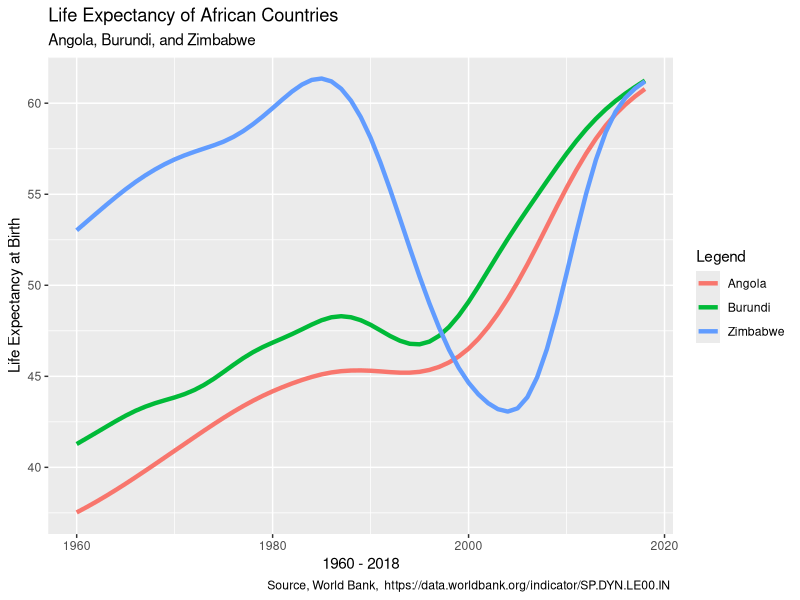
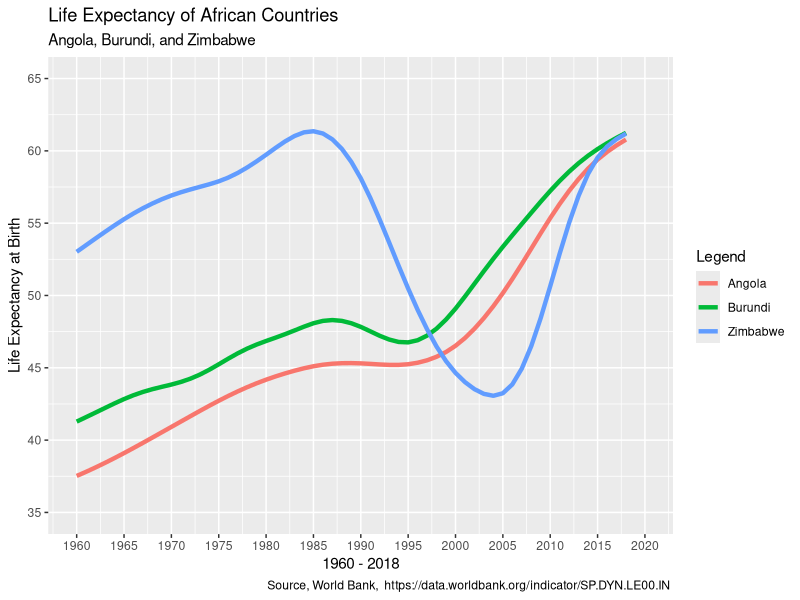
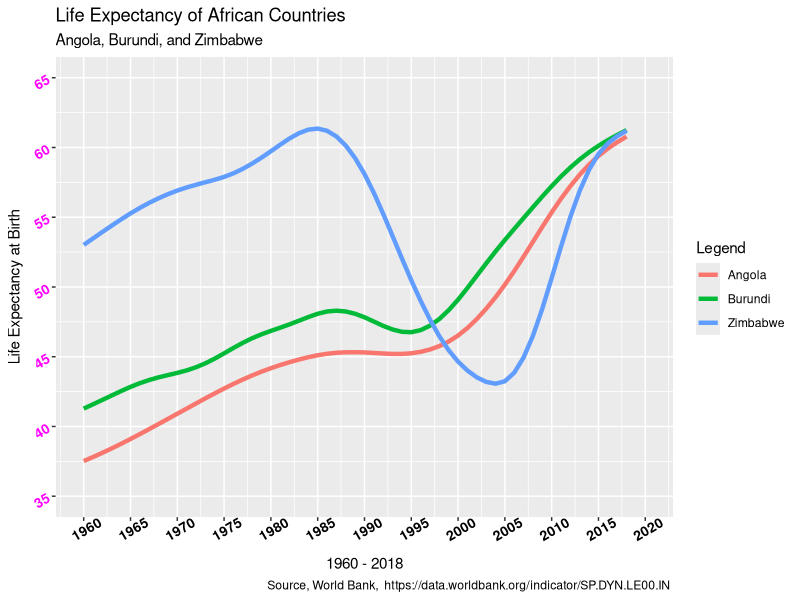
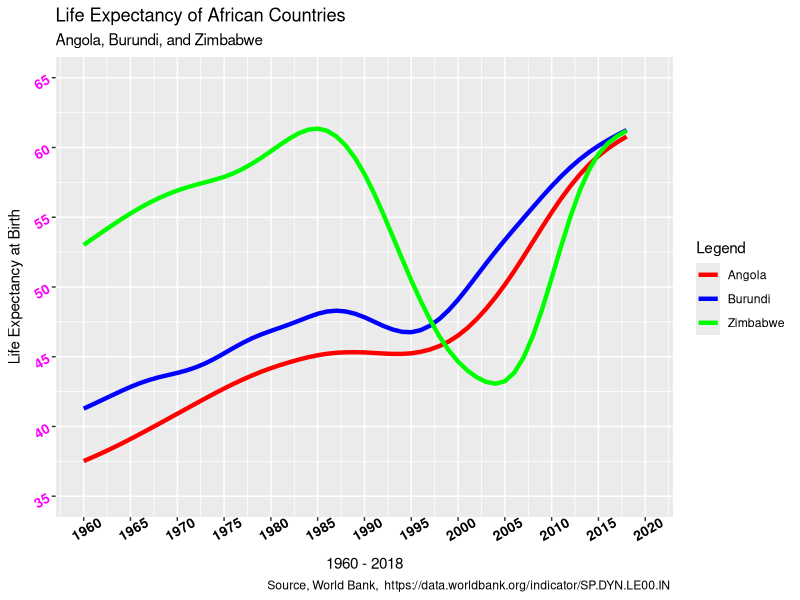
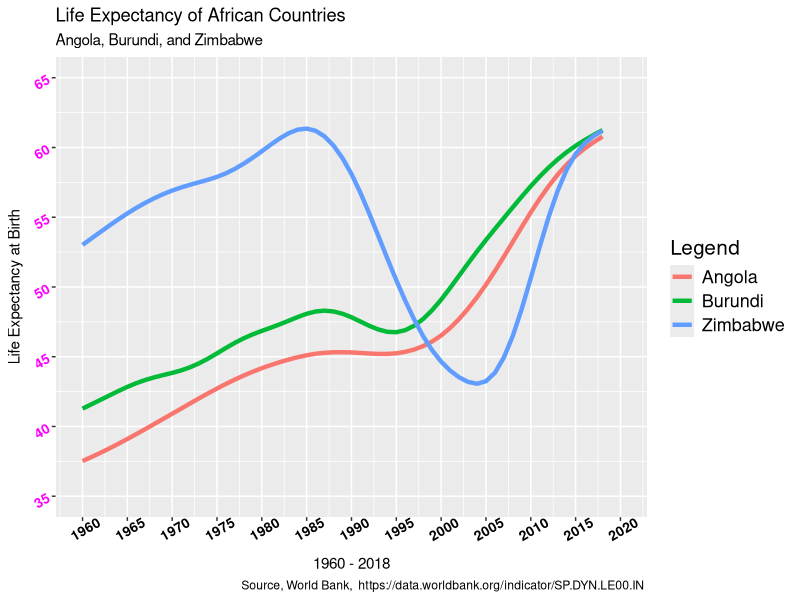

The R source for these figures, in order:
# 
# This project establishes an easy way to study life expectancy of African
# countries from 1960 - 2018,
# 
# World Bank Life Expectancy
# Downloaded data, in .csv format, from this website:
#
# https://data.worldbank.org/indicator/SP.DYN.LE00.IN
#
# The download button downloaded a .zip file, which I unpacked and the result was
# a folder called
#
# file:///home/jose/R/data/population/africa/API_SP.DYN.LE00.IN_DS2_en_csv_v2_1120968
#
# Inside that folder, there are three files:
#
# 1) API_SP.DYN.LE00.IN_DS2_en_csv_v2_1120968.csv
#    Renamed to: life_expectancy.csv
#
# 2) Metadata_Country_API_SP.DYN.LE00.IN_DS2_en_csv_v2_1120968.csv
#    Renamed to: country-region-income-indicator.csv
#
# 3) Metadata_Indicator_API_SP.DYN.LE00.IN_DS2_en_csv_v2_1120968.csv
#    Renamed to:  life-expectancy-definition.csv
#
#
# Below are the countries of Africa (as of June, 2020), listed in alphabetical order.

# Angola
# Benin
# Botswana
# Burkina Faso
# Burundi
# Cabo Verde
# Cameroon
# Central African Republic (CAR)
# Chad
# Comoros
# Congo, Democratic Republic of the
# Congo, Republic of the
# Cote d'Ivoire
# Djibouti
# Egypt
# Equatorial Guinea
# Eritrea
# Eswatini (formerly Swaziland)
# Ethiopia
# Gabon
# Gambia
# Ghana
# Guinea
# Guinea-Bissau
# Kenya
# Lesotho
# Liberia
# Libya
# Madagascar
# Malawi
# Mali
# Mauritania
# Mauritius
# Morocco
# Mozambique
# Namibia
# Niger
# Nigeria
# Rwanda
# Sao Tome and Principe
# Senegal
# Seychelles
# Sierra Leone
# Somalia
# South Africa
# South Sudan
# Sudan
# Tanzania
# Togo
# Tunisia
# Uganda
# Zambia
# Zimbabwe

library(data.table)
library(readr)
library(tidyverse)
library(readxl)

#set working directory
setwd("/home/jose/R/data/population/africa")
getwd()
# Import the text file.

df <- read_csv("life_expectancy_by_country.csv", skip = 3)

# Imports a dataframe of 264 observations and 65 variables and copies it to an easy-named
# dataframe called df.

# Remove certain columns that we do not need.
df <- select(df, 1:2, 5:63)

# Detrmine the names of the columns

colnames(df)

# Create a vector with the country codes of all the countries on the continent of Africa

afr_codes <- c('DZA', 'AGO', 'BEN', 'BWA', 'BFA', 'BDI', 'CPV', 'CMR', 'CAF', 'TCD', 'COM',
               'COD', 'COG', 'CIV', 'DJI', 'EGY', 'GNQ', 'ERI', 'SWZ', 'ETH', 'GAB', 'GMB',
               'GHA', 'GIN', 'GNB', 'KEN', 'LSO', 'LBR', 'LBY', 'MDG', 'MWI', 'MLI', 'MRT',
               'MUS', 'MAR', 'MOZ', 'NAM', 'NER', 'NGA', 'RWA', 'STP', 'SEN', 'SYC', 'SLE',
               'ZAF', 'SSD', 'SOM', 'SDN', 'TZA', 'TGO', 'TUN', 'UGA', 'ZMB', 'ZWE')

class(df)

# Rename the column name 'Country Code' to 'country_code'

df <- rename(df, 'country_code' = 'Country Code') #For renaming dataframe column

# Rename the column name 'Country Name' to 'country_name'

df <- rename(df, 'country_name' = 'Country Name') #For renaming dataframe column
# Check to see that the column names were changed.
colnames(df)

# Correct an error.  Replace "GNO" with "GNQ" in afr_codes
# I fixed it in creating the vector, but useful to know how to do.
# afr_codes <- str_replace(afr_codes, "GNO", "GNQ")

# Create a dataframe with ONLY the countries in Africa

africa <- filter(df, country_code %in% c(afr_codes))

# Remove the df dataframe to clean up the environment.

rm(df)

# Export afr_codes to text file

# write.table(afr_codes, "afr_codes", sep=",")

# Transpose the data frame "africa" so that the observations become the 
# variables and the variables become the observations.  In other words, the
# names of the countries are accross the top, and the years are the observations,
# or row names.

africa_trans <- as_tibble(t(africa))

# Create a character vector with the names of the countries of Africa,
# which are all now across the first row.
vec_countries <- c(africa_trans[1,])
# Now "unlist" the list "vec_countries" so that it is a vector
vec_countries <- unlist(vec_countries)
# Convert the vector to a pure "character" vector

vec_c <- as.character(vec_countries)

######################################################
#
# Now I am going to rename the columns in africa_trans from "V1, V2,..." to the
# actual names of the countries.  The new names will be called "c_new", while the
# old names will be called "c_old".  I will create "c_new" just by assigning
# to "c_new" the vakues of "vec_c"; I could have just used "vec_c".
#
# The "c_old" is created just by running "colneames" on "africa_trans" and storing
# the values to "c_old".  Believe it or not, this took me a long time to figure out.
# It should not have, but what the heck; now I know it.

c_new <- vec_c

# Now I am going to rename the columns in africa_trans from "V1, V2,..." to the
# actual names of the countries.  The new names will be called "c_new", while the
# old names will be called "c_old".  I will create "c_new" just by assigning
# to "c_new" the vakues of "vec_c"; I could have just used "vec_c".
#
# The "c_old" is created just by running "colneames" on "africa_trans" and storing
# the values to "c_old".  Believe it or not, this took me a long time to figure out.
# It should not have, but what the heck; now I know it.

c_new <- vec_c
c_old <- colnames(africa_trans)

# Now I use "setnames" from the "data.table" package to apply the
# changes to the africa_trans dataframe.

africa_trans <- setnames(africa_trans, old = c_old, new = c_new)

#####################################################3

# Remove the first two rows of observations, which list the names of the 
# countries and the country codes.

africa_trans <- africa_trans[3:61, ]  # gets rid of observations 1 and 2

# If you look at the structure of the dataframe "africa_trans" you notice that
# all of the columns are "character" vectors.  They must be converted to numeric,
# then rounded and converted to integers.

str(africa_trans)

##############################################

# The following command uses lapply() to convert all the columns (variables) in
# africa_trans from charater datatype to numeric datatype

africa_trans[] <- lapply(africa_trans, function(x) if(is.character(x)) as.numeric(x) else x)

# Create a vector of years 1960 - 2018, so that you can add that vector as a variable
# to africa_trans.  Let's call the vector "years".

years <- c(1960:2018)

# Notice that the vector has the exact number of entries as there are observations in
# africa_trans, 59, corresponding to one observation per year.

# Now I would like to use dplyr's mutate() meethod to add a column named "years" to
# dataframe africa_trans.

africa_trans <- mutate(africa_trans, years = c(years))

# The above command works, but I would like the column 'years' to be the first
# column in the dataframe.

africa_trans <- africa_trans[, c(55, 1:54)]

##########################################################################
# Now that the data is sufficiently "tidy", we plot, using ggplot2
##########################################################################

# We can save the entire plot in a variable.  The letter "p" is convenient.

p <- ggplot(data = africa_trans) +
  geom_line(mapping = aes(x = years, y = Angola, color = "Angola"), size = 1.5) +
  geom_line(mapping = aes(x = years, y = Burundi, color = "Burundi"), size = 1.5) +
  geom_line(mapping = aes(x = years, y = Zimbabwe, color = "Zimbabwe"), size = 1.5) +
  labs(title="Life Expectancy of African Countries", 
       subtitle="Angola, Burundi, and Zimbabwe", 
       caption="Source, World Bank,  https://data.worldbank.org/indicator/SP.DYN.LE00.IN ", 
       y="Life Expectancy at Birth", 
       x= "1960 - 2018",
       color = 'Legend') 

# Plot the visualization by invoking the variable.

p

# Now we add "layers" to the plot
# Modify the scales

my_plot <- p + scale_y_continuous(limits = c(35, 65), breaks = seq(0, 65, by = 5)) +
  scale_x_continuous(limits = c(1960, 2020), breaks = seq(1960, 2020, by = 5))

my_plot

##################  This works!!!  #################################

enhanced_plot <- my_plot + theme(axis.text.x = element_text(face = "bold", color = "black", 
                                     size = 10, angle = 30),
          axis.text.y = element_text(face = "bold", color = "magenta", 
                                     size = 10, angle = 30))

enhanced_plot  # Plots everything!!!!

enhanced_plot + scale_color_manual(values=c("red", "blue", "green"))

####################################### New stuff #################################

enhanced_plot + theme(
  legend.title = element_text(color = "black", size = 15),
  legend.text = element_text(color = "black", size = 13)
)



